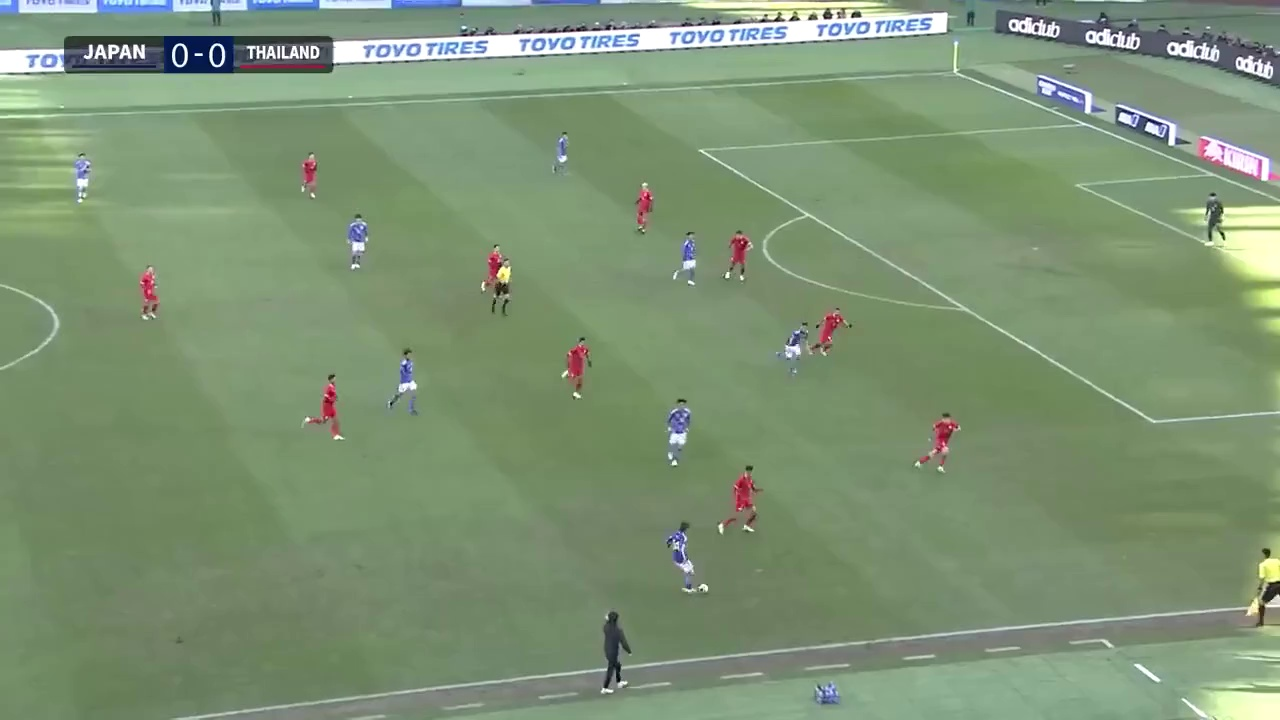
#> input picture ex4-25.jpg, 1280 x 720 px
$ python ex6a.py
#> lines starting #> are read from the running program, lines starting #| are printed output that depends on the picture
import cv2
import numpy as np
import matplotlib.pyplot as plt


pts1 = np.array([
    [959, 67],    # ペナルティエリア上角
    [693, 140],  # サイドライン側上
    [1088, 114],  # サイドライン側下
    [1157, 424]    # ペナルティエリア下角
], dtype=np.float32)

pts2 = np.array([
    [3140, 227],   # ペナルティエリア上角
    [2723, 575],   # サイドライン側上
    [3143, 575],   # サイドライン側下
    [2721, 1625]    # ペナルティエリア下角
], dtype=np.float32)

M = cv2.getPerspectiveTransform(pts1, pts2)
np.set_printoptions(precision=5, suppress=True)
print(M)

img1 = cv2.imread("ex4-25.jpg", cv2.IMREAD_COLOR)
#> img1 is the input picture: shape (720, 1280, 3); mean B, G, R 115.9, 146.7, 125.3
img1 = cv2.cvtColor(img1, cv2.COLOR_BGR2RGB)

w2,h2 = pts2.max(axis=0).astype(int)

h2+=750

img2 = cv2.warpPerspective(img1, M, (w2, h2))
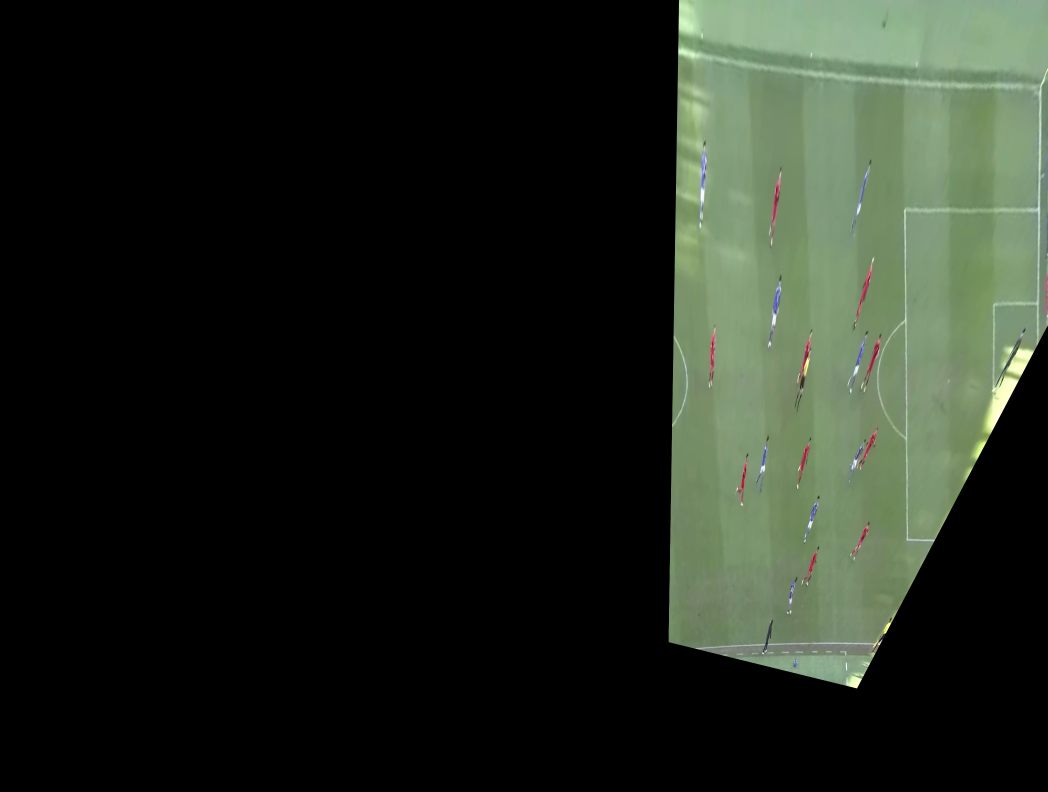
#> img2: shape (2375, 3143, 3) (shown at 1/3 size); mean R, G, B 33.6, 40, 30.6

def transform_pt(pt, M):
    pt = np.append(pt, 1.0)
    pt = np.dot(M, pt)
    pt = pt / pt[2]
    pt = pt[:2]
    return pt

fig = plt.figure(figsize=(8, 8))
fig.add_subplot(1, 2, 1).imshow(img1)
fig.add_subplot(1, 2, 2).imshow(img2)
plt.show()
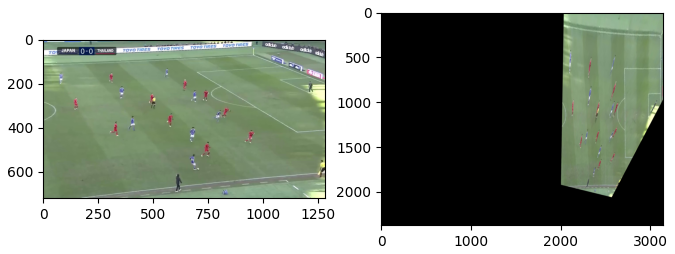
#> figure drawn by matplotlib, 2 panels
